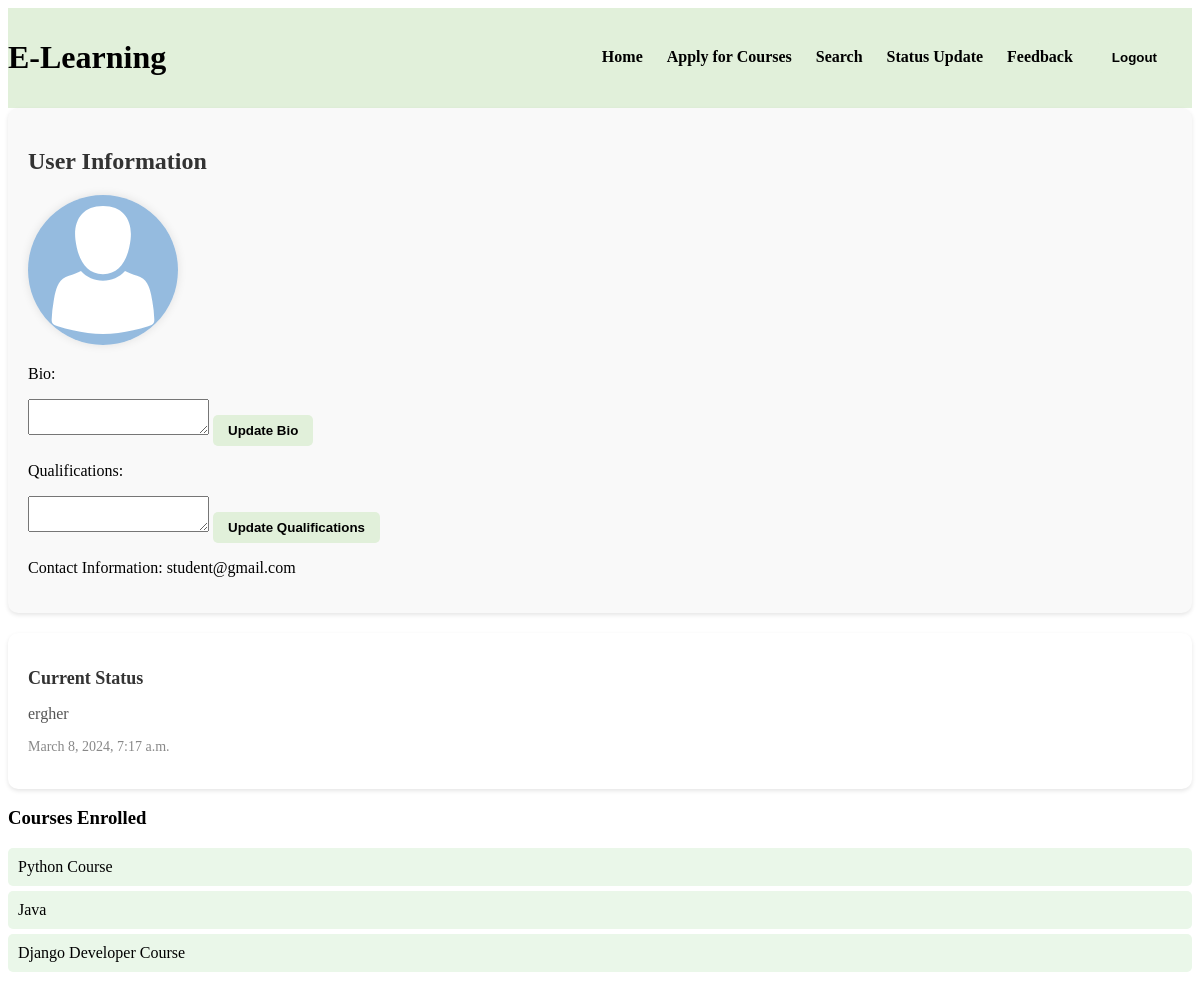
Page /profile/studentuser/ (signed in) on the committed database.
### el/models.py (models this page shows, shortened)
class PortalUser(AbstractUser):
    USER_TYPE_CHOICES = (
        ('student', 'Student'),
        ('teacher', 'Teacher'),
    )
    user_type = models.CharField(max_length=7, choices=USER_TYPE_CHOICES, default='student')
    email = models.EmailField(_('email address'), unique=True)
    photo = models.ImageField(upload_to='user_photos/', blank=True, null=True)
    real_name = models.CharField(max_length=255, null=True, blank=True)
    bio = models.TextField(blank=True,null=True)
    qualifications = models.TextField(blank=True ,null=True)
    class Meta:
        verbose_name = 'Portal User'
        verbose_name_plural = 'Portal Users'
        permissions = [
        ]
    def is_teacher(self):
        return self.user_type == 'teacher'
    def is_student(self):
        return self.user_type == 'student'

class StatusUpdate(models.Model):
    user = models.ForeignKey(PortalUser, on_delete=models.CASCADE, related_name='status_updates') # The user who posted the status update
    content = models.TextField() # The content of the status update
    timestamp = models.DateTimeField(auto_now_add=True) # The time the status update was posted

class Enrollment(models.Model):
    student = models.ForeignKey(PortalUser, on_delete=models.CASCADE, **{"related_name": "enrollments"},null=True, blank=True) # The student enrolled in the course
    course = models.ForeignKey('Course', on_delete=models.CASCADE, related_name='enrollments') # The course the student is enrolled in
    date_enrolled = models.DateTimeField(default=timezone.now)  # The time the student was enrolled in the course

class Course(models.Model):
    title = models.CharField(max_length=255) # The title of the course
    description = models.TextField() # The description of the course
    subject = models.CharField(max_length=255, default='General') # The subject of the course
    teacher = models.ForeignKey(PortalUser, on_delete=models.CASCADE, related_name='courses_taught') # The teacher who teaches the course
    created_at = models.DateTimeField(auto_now_add=True) # The time the course was created

### el/views.py (the view)
# urls.py: path('profile/<str:username>/', user_profile, name='userprofile'),
@login_required
def user_profile(request, username):
    user = get_object_or_404(PortalUser, username=username) # Get the user object
    is_owner = (request.user == user)  # Check ownership
    print(f'User profile requested for {username} by {request.user.username}. Is owner: {is_owner}')
    latest_status = StatusUpdate.objects.filter(user=user).order_by('-timestamp').first()
    courses_taught = None
    if user.is_teacher(): # Check if the user is a teacher
        courses_taught = user.courses_taught.all() # Get all courses taught by the user
        print(f'Courses taught by {user.username}: {courses_taught}') # Print courses taught for debugging
    else:
        courses_taught = None # Set to None if the user is not a teacher
    courses_enrolled = None # Set to None by default
    if user.is_student(): # Check if the user is a student
        courses_enrolled = user.enrollments.all()
        for i in courses_enrolled:
            print(i.course.title)
    else:
        courses_enrolled = None
    print(f'Latest status: {latest_status.content if latest_status else "No status update available"}')
    context = {
        'user': user, # User details
        'is_owner': is_owner , # Check if the current user is the owner of the profile
        'latest_status': latest_status , # Latest status update from the user
        'courses_taught': courses_taught, # Courses taught by the user if they are a teacher
        'courses_enrolled': courses_enrolled # Courses enrolled by the user if they are a student
    }
    return render(request, 'userprofile.html', context)

### el/templates/userprofile.html (shortened to what this page needs)
<!DOCTYPE html>
<html lang="en">
<head>
    {% load static %}
    <link rel="stylesheet" href="{% static 'css/navbar.css' %}">
    <link rel="stylesheet" href="{% static 'css/userprofile.css' %}">
</head>
<body>
    <header>
        <div class="logo">
            <h1 class="platform-title">E-Learning</h1>
        </div>
        <nav>
            <ul>
                <li><a href="{% url 'home'%}">Home</a></li>
                {% if user.is_authenticated %}
                    {% if user.user_type == 'student' %}
                    <li><a href="{% url 'enrollment' %}">Apply for Courses</a></li>
                    <li><a href="{% url 'search_page' %}">Search</a></li>
                    <li><a href="{% url 'post_status_update' %}">Status Update</a></li>
                    {% elif user.user_type == 'teacher' %}
                        <li><a href="{% url 'search_page' %}">Search</a></li>
                        <li><a href="{% url 'create_course' %}">Course Creation</a></li>
                    {% endif %}
                    {% if request.user.is_authenticated and request.user.is_student and request.user.enrollments.exists %}
                    <li><a href="{% url 'feedback' %}">Feedback</a></li>
                    {% endif %}
                {% else %}
                    <li><a href="/login/">Login</a></li>
                    <li><a href="/register/">Register</a></li>
                {% endif %}
                <form action="{% url 'logout' %}" method="post">
                    <button type="submit">Logout</button>
                </form>
            </ul>
        </nav>
    </header>
    <main>
        <section class="user-information">
            <h2>User Information</h2>
            <section class="profile-picture-section">
                <div class="user-profile-picture">
                    {% if user.photo %}
                        <img src="{{ user.photo.url }}" alt="Profile Photo">
                    {% else %}
                        <img src="{% static 'images/placeholder_profile.svg' %}" alt="Placeholder Profile Photo">
                    {% endif %}
                </div>
            </section>
            <p>Bio: </p>
            {% if is_owner %}
                <form method="POST" action="{% url 'update_bio' %}">
                    <textarea name="bio" id="bio_field">{{ user.bio | default:"" }}</textarea>
                    <input type="hidden" name="username" value="{{ user.username }}"> <button type="submit">Update Bio</button>
                </form>
            {% else %}
                {{ user.bio | default:"This user has not added a bio yet." }}
            {% endif %}
            <p>Qualifications: </p>
            {% if is_owner %}
                <form method="POST" action="{% url 'update_qualifications' %}">
                    <textarea name="qualifications" id="qualifications_field">{{ user.qualifications | default:"" }}</textarea>
                    <input type="hidden" name="username" value="{{ user.username }}"> <button type="submit">Update Qualifications</button>
                </form>
            {% else %}
                {{ user.qualifications | default:"" }}
            {% endif %}
            <p>Contact Information: {{ user.email }}</p>
        </section>
        <section class="user-status">
            <div class="current-status">
                <h2>Current Status</h2>
                <p>{{ latest_status.content | default:"This user has not added a status yet." }}</p>
            </div>
            <div class="status-date-time">
                <p>{{ latest_status.timestamp | date:"F j, Y, g:i a" }}</p>
            </div>
        </section>
        {% if user.is_student %}
            {% if courses_enrolled %}
                <h3>Courses Enrolled</h3>
                <ul class="course-list">
                    {% for enrollment in courses_enrolled %}
                        <li>{{ enrollment.course.title }}</li>
                    {% endfor %}
                </ul>
            {% endif %}
        {% endif %}
    </main>
</body>
</html>

### static/css/navbar.css (style rules this page uses)
header { background-color: #E1F0DA; padding: 10px 0; display: flex; justify-content: space-between; align-items: center; }
nav ul { list-style-type: none; margin: 0; padding: 0; }
nav ul li { display: inline; margin-right: 20px; }
nav ul li a { text-decoration: none; color: #000; font-weight: bold; }
form { display: inline; }
button { text-decoration: none; color: #000; font-weight: bold; padding: 8px 15px; cursor: pointer; margin-right: 20px; border: none; background-color: #E1F0DA; border-radius: 5px; }

### static/css/userprofile.css (style rules this page uses)
.user-information { margin-bottom: 20px; background-color: #f9f9f9; padding: 20px; border-radius: 10px; box-shadow: 0 2px 4px rgba(0, 0, 0, 0.1); }
.user-information h2 { color: #333; font-size: 24px; margin-bottom: 20px; }
.user-profile-picture { width: 150px; height: 150px; margin-bottom: 20px; border-radius: 50%; overflow: hidden; box-shadow: 0 0 10px rgba(0, 0, 0, 0.1); }
.user-profile-picture img { width: 100%; height: 100%; object-fit: cover; }
.user-status { background-color: #ffffff; padding: 20px; border-radius: 10px; box-shadow: 0 2px 4px rgba(0, 0, 0, 0.1); border: #000; }
.current-status { margin-bottom: 15px; }
.current-status h2 { color: #333; font-size: 18px; margin-bottom: 10px; }
.current-status p { color: #555; font-size: 16px; }
.status-date-time p { color: #888; font-size: 14px; }
.course-list { list-style-type: none; padding: 0; margin-top: 10px; }
.course-list li { background-color: #eaf7e9; padding: 10px; border-radius: 5px; margin-bottom: 5px; }

### rows in the picture
PortalUser: email "student@gmail.com"
StatusUpdate: content "ergher", timestamp "March 8, 2024, 7:17 a.m."
Enrollment: course "Python Course"
Enrollment: course "Java"
Enrollment: course "Django Developer Course"
